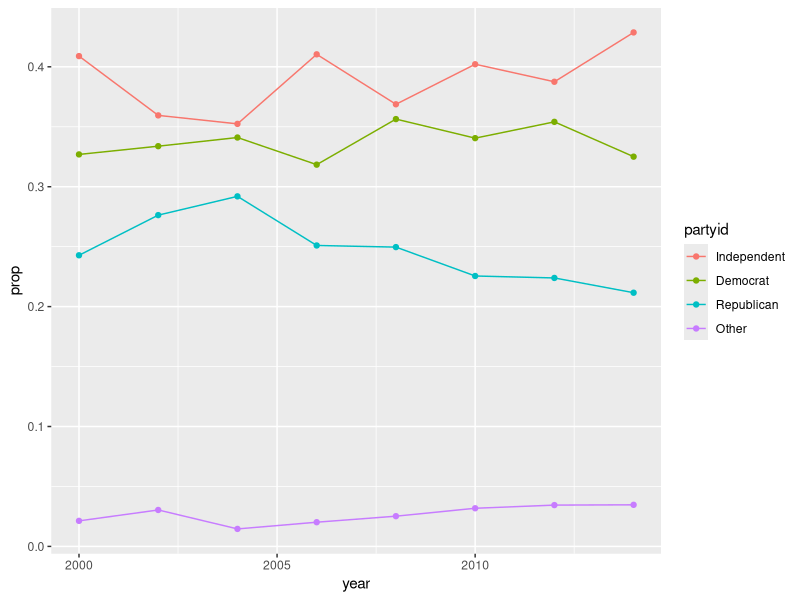
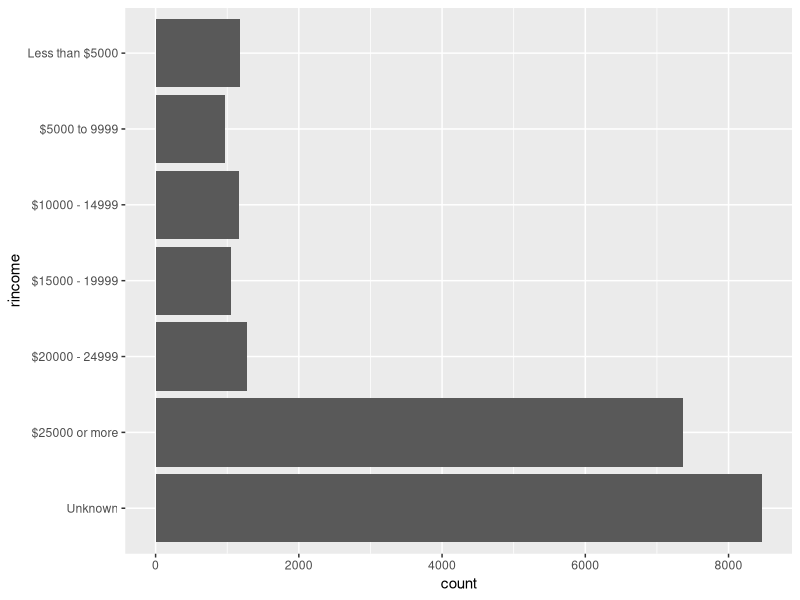
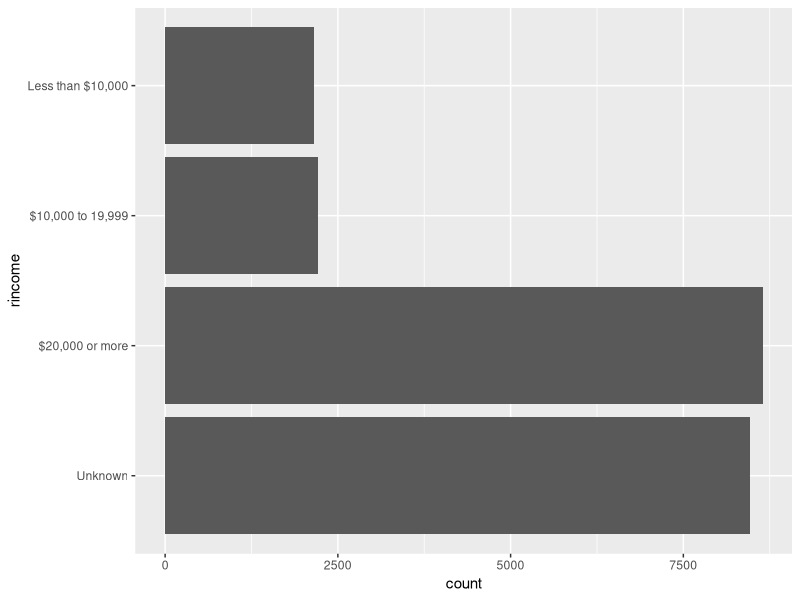

These charts were generated, in order, by the following R code:
library("tidyverse")

# fct_recode allows changing the value for each level (recoding level values)
gss_cat |> count(partyid)

# renaming partyid levels to be less abbreviated (new = old)
gss_cat |> 
  mutate(
    partyid = fct_recode(partyid,
      "Republican, strong"    = "Strong republican",
      "Republican, weak"      = "Not str republican",
      "Independent, near rep" = "Ind,near rep",
      "Independent, near dem" = "Ind,near dem",
      "Democrat, weak"        = "Not str democrat",
      "Democrat, strong"      = "Strong democrat"
    )
  ) |> 
  count(partyid)

# fct_recode() does not require renaming all existing levels
# provides warning if old level name does not exist

# combine groups by assigning them to the same level
# grouping "No answer", "Don't know", "Other party" into "Other"
gss_cat |> 
  mutate(
    partyid = fct_recode(
      partyid,
      "Republican, strong"    = "Strong republican",
      "Republican, weak"      = "Not str republican",
      "Independent, near rep" = "Ind,near rep",
      "Independent, near dem" = "Ind,near dem",
      "Democrat, weak"        = "Not str democrat",
      "Democrat, strong"      = "Strong democrat",
      "Other"                 = "No answer",
      "Other"                 = "Don't know",
      "Other"                 = "Other party"
    )
  ) |> 
  count(partyid)

# fct_collapse() is useful for collapsing a lot of levels
gss_cat |> 
  mutate(
    partyid = fct_collapse(
      partyid,
      "other" = c("No answer", "Don't know", "Other party"),
      "rep"   = c("Strong republican", "Not str republican"),
      "ind"   = c("Ind,near rep", "Independent", "Ind,near dem"),
      "dem"   = c("Not str democrat", "Strong democrat")
    )
  ) |> 
  count(partyid)

# fct_lump_*() functions combine small groups to simplify plot or table

# fct_lump_lowfreq() combines smallest groups into "Other" category
# while keeping "Other" as the smallest category
# can result in oversimplification in extreme cases
gss_cat |> 
  mutate(relig = fct_lump_lowfreq(relig)) |> 
  count(relig)

# fct_lump_n() allows specifying number of groups
gss_cat |> 
  mutate(relig = fct_lump_n(relig, n = 10)) |> 
  count(relig, sort = TRUE)
  
# fct_lump_min() lumps levels appearing fewer than min times
# fct_lump_prop() lumps levels that appear in at most prop * n rows

# ordered factors imply strict ordering and equal distance between factors
# identified by < between factor levels when printing
ordered(c("a", "b", "c"))

# ordered factors mostly behave like regular factors aside from two areas:
# mapping ordered factor to color or fill in ggplot uses either
# scale_color_viridis() or scale_fill_viridis(), ranking-implied color scales
# using ordered factor in linear model uses polynomial contrasts

# consult https://forcats.tidyverse.org/reference/index.html
# for functions useful for factor analysis

# -------------------------------------------------------------------------

# 1. How have the proportions of people identifying as Democrat, Republican,
# and Independent changed over time?

parties <- gss_cat |> 
  select(year, partyid) |> 
  mutate(
    partyid = fct_collapse(
      partyid,
      "Other"       = c("No answer", "Don't know", "Other party"),
      "Republican"  = c("Strong republican", "Not str republican"),
      "Independent" = c("Ind,near rep", "Independent", "Ind,near dem"),
      "Democrat"    = c("Not str democrat", "Strong democrat")
    ),
  ) |> 
  count(year, partyid) |> 
  group_by(year) |> 
  mutate(
    prop = n / sum(n)
  )

parties |> 
  ggplot(
    aes(
      x = year, 
      y = prop, 
      color = fct_reorder2(partyid, year, prop)
    )
  ) + 
  geom_point() + 
  geom_line() + 
  labs(color = "partyid")


# 2. How could you collapse rincome into a small set of categories?

gss_cat |> count(rincome)

# collapsing rincome into ranges of $5000
rincomes_5k <- gss_cat |> 
  mutate(
    rincome = fct_collapse(
      rincome,
      "Less than $5000" = c(
        "Lt $1000", 
        "$1000 to 2999", 
        "$3000 to 3999",
        "$4000 to 4999"
      ),
      "$5000 to 9999" = c(
        "$5000 to 5999", 
        "$6000 to 6999",
        "$7000 to 7999",
        "$8000 to 9999"
      ),
      "Unknown" = c(
        "No answer",
        "Don't know",
        "Refused",
        "Not applicable"
      )
    )
  )

rincomes_5k |> count(rincome)

ggplot(rincomes_5k, aes(y = rincome)) + 
  geom_bar()

# collapsing rincome into ranges of $10000
rincomes_10k <- gss_cat |> 
  mutate(
    rincome = fct_collapse(
      rincome,
      "Less than $10,000" = c(
        "Lt $1000", 
        "$1000 to 2999", 
        "$3000 to 3999",
        "$4000 to 4999",
        "$5000 to 5999", 
        "$6000 to 6999",
        "$7000 to 7999",
        "$8000 to 9999"
      ),
      "$10,000 to 19,999" = c(
        "$10000 - 14999",
        "$15000 - 19999"
      ),
      "$20,000 or more" = c(
        "$20000 - 24999",
        "$25000 or more"
      ),
      "Unknown" = c(
        "No answer",
        "Don't know",
        "Refused",
        "Not applicable"
      )
    )
  )

rincomes_10k |> count(rincome)

ggplot(rincomes_10k, aes(y = rincome)) + 
  geom_bar()


# 3. Notice there are 9 groups (excluding other) in the fct_lump example above.
# Why not 10?

# 15 groups before lumping
gss_cat |> 
  count(relig, sort = TRUE)

# fct_lump_n() keeps the n most frequent, and lumps all other levels together
# under a new "Other" level for a total of n + 1 groups
# "Other" already exists in the data as one of the n most frequent levels
# so they are combined together (458 rows)
gss_cat |> 
  mutate(
    relig = fct_lump_n(relig, n = 10)
  ) |> 
  count(relig, sort = TRUE)

# changing the name of the level containing the levels lumped together
# shows that the "Other" level has 224 rows, while the new level created
# from the least frequent lumped levels contains the remaining 234 rows
gss_cat |> 
  mutate(
    relig = fct_lump_n(
      relig, n = 10, 
      other_level = "Least frequent levels combined")
  ) |> 
  count(relig, sort = TRUE)
